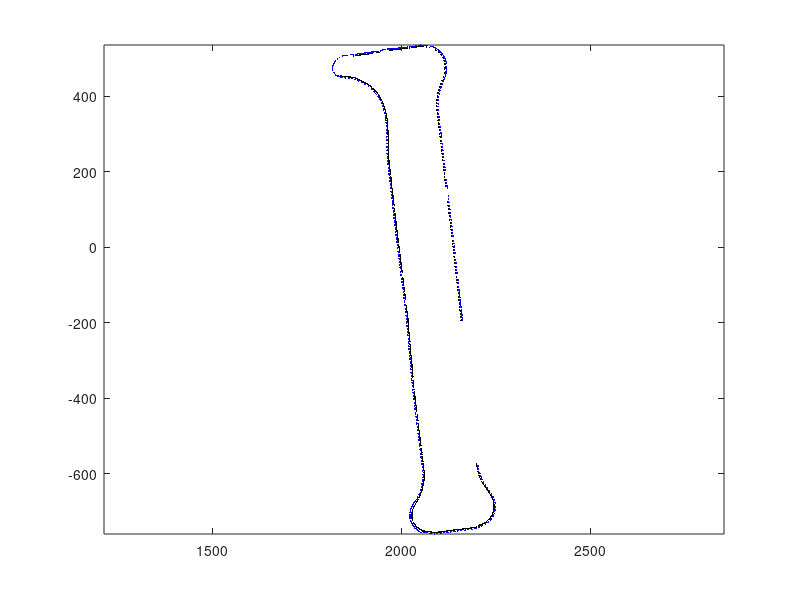

The MATLAB script that drew this image:
load('0.mat');
newdata = matchReportData;

numOfNew = size(newdata, 1);

for ns = 1:numOfNew
    line1 = newdata{ns, 2}{1, 1};
    line2 = newdata{ns, 2}{1, 2};
    
    plot(line1(line1(:, 3) == 1, 1), line1(line1(:, 3) == 1, 2), ...
        'k.', 'MarkerSize', 3); hold on;
    plot(line2(line2(:, 3) == 1, 1), line2(line2(:, 3) == 1, 2), ...
        'b.', 'MarkerSize', 3); hold on;
    axis equal
end